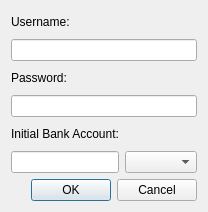
<?xml version="1.0" encoding="UTF-8"?>
<ui version="4.0">
 <class>createAccount</class>
 <widget class="QDialog" name="createAccount">
  <property name="geometry">
   <rect>
    <x>0</x>
    <y>0</y>
    <width>197</width>
    <height>212</height>
   </rect>
  </property>
  <property name="windowTitle">
   <string>Dialog</string>
  </property>
  <layout class="QGridLayout" name="gridLayout">
   <item row="0" column="0">
    <widget class="QLabel" name="label">
     <property name="text">
      <string>Username:</string>
     </property>
    </widget>
   </item>
   <item row="2" column="0">
    <widget class="QLabel" name="label_2">
     <property name="text">
      <string>Password:</string>
     </property>
    </widget>
   </item>
   <item row="4" column="0">
    <widget class="QLabel" name="label_3">
     <property name="text">
      <string>Initial Bank Account:</string>
     </property>
    </widget>
   </item>
   <item row="5" column="0">
    <widget class="QLineEdit" name="lineEdit_3"/>
   </item>
   <item row="5" column="1">
    <widget class="QComboBox" name="comboBox"/>
   </item>
   <item row="6" column="0" colspan="2">
    <widget class="QDialogButtonBox" name="buttonBox">
     <property name="orientation">
      <enum>Qt::Horizontal</enum>
     </property>
     <property name="standardButtons">
      <set>QDialogButtonBox::Cancel|QDialogButtonBox::Ok</set>
     </property>
    </widget>
   </item>
   <item row="3" column="0" colspan="2">
    <widget class="QLineEdit" name="lineEdit_2"/>
   </item>
   <item row="1" column="0" colspan="2">
    <widget class="QLineEdit" name="lineEdit"/>
   </item>
  </layout>
 </widget>
 <resources/>
 <connections>
  <connection>
   <sender>buttonBox</sender>
   <signal>accepted()</signal>
   <receiver>createAccount</receiver>
   <slot>accept()</slot>
   <hints>
    <hint type="sourcelabel">
     <x>248</x>
     <y>254</y>
    </hint>
    <hint type="destinationlabel">
     <x>157</x>
     <y>274</y>
    </hint>
   </hints>
  </connection>
  <connection>
   <sender>buttonBox</sender>
   <signal>rejected()</signal>
   <receiver>createAccount</receiver>
   <slot>reject()</slot>
   <hints>
    <hint type="sourcelabel">
     <x>316</x>
     <y>260</y>
    </hint>
    <hint type="destinationlabel">
     <x>286</x>
     <y>274</y>
    </hint>
   </hints>
  </connection>
 </connections>
</ui>
